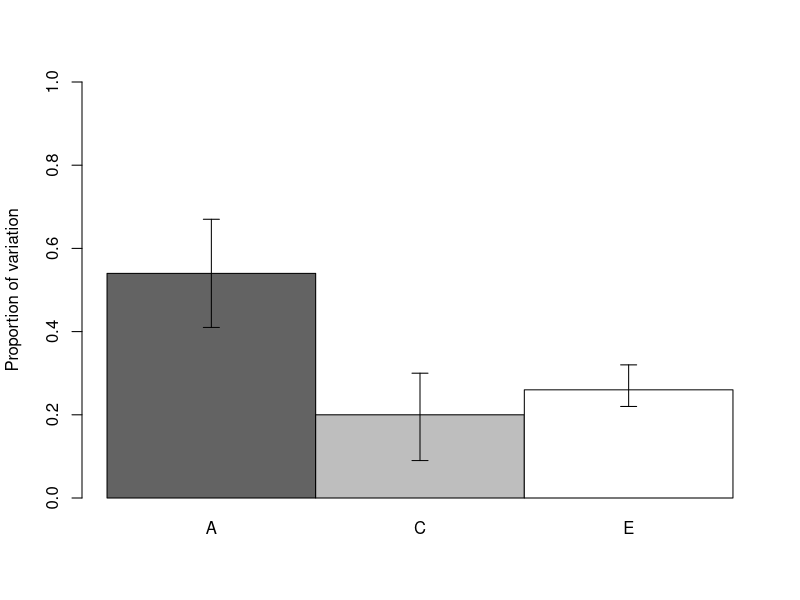

Generate this figure with R:
library(ggplot2)

labels <- c("A","C","E")
ace_values <- c(0.54,0.20,0.26)
colors <- c("#636363","gray","white")
ACE_pfac <- data.frame(name=labels,value=ace_values)

bp <- barplot(height=ACE_pfac$value, 
        names=ACE_pfac$name, 
        col=colors,
        ylab="Proportion of variation",
        ylim=c(0,1),
        space=c(0,0,0)
        )

lower_errors <- c(0.13, 0.11, 0.04)
upper_errors <- c(0.13, 0.10, 0.06)

arrows(bp, ace_values - lower_errors, bp, ace_values + upper_errors, angle = 90, code = 3, length = 0.08, col = "black")